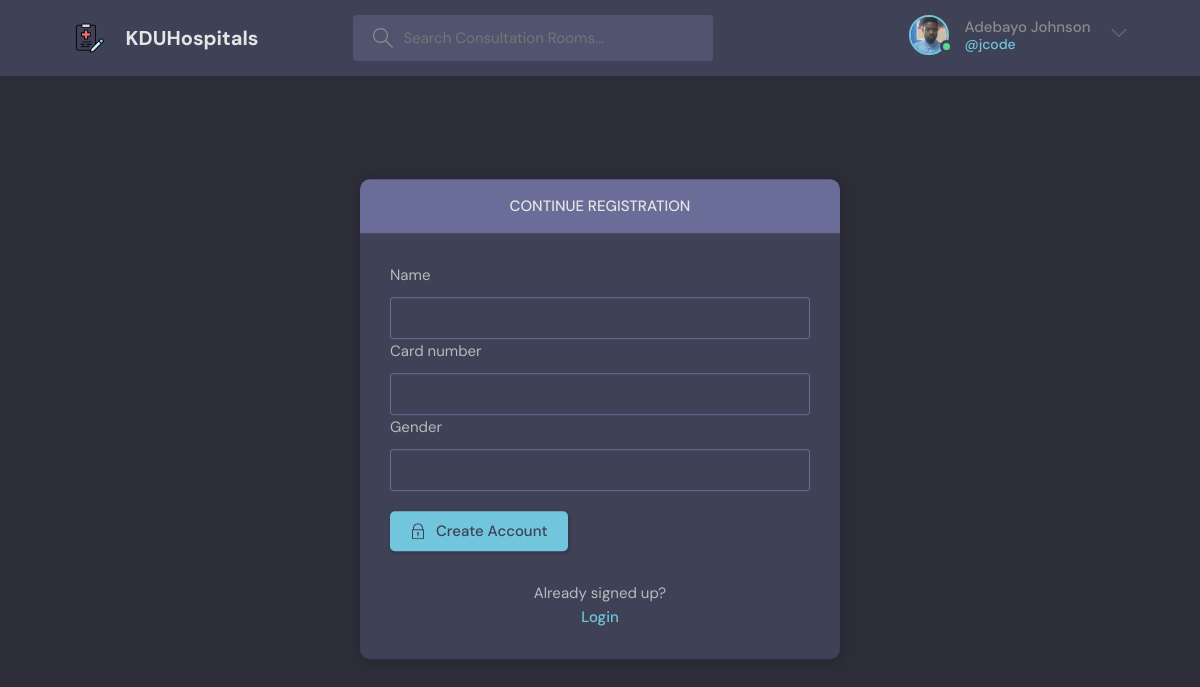
The app's page /create-user/ (signed in) with its own data.
### base/models.py (models this page shows)
class User(AbstractUser):
    name = models.CharField(max_length=200, null=True)
    email = models.EmailField(unique=True, null=True)
    bio = models.TextField(null=True)
    status = models.CharField(null=True,max_length = 20)
    hospital = models.ForeignKey(Hospital, on_delete=models.SET_NULL, null=True)
    specialisation = models.ForeignKey(Specialisation, on_delete=models.SET_NULL, null=True)
    avatar = models.ImageField(null=True, default="avatar.svg")
    certificate = models.ImageField(null=True, default="avatar.svg")
    gender = models.CharField(null=True,max_length = 20)
    card_number = models.CharField(null=True,max_length = 30)
    active = models.CharField(null=True,max_length = 3)
    created = models.DateTimeField(auto_now_add = True, null=True)
    USERNAME_FIELD = 'email'
    REQUIRED_FIELDS = []

### base/views.py (the view)
# urls.py: path('create-user/', views.createUser, name="create-user"),
@login_required(login_url='login')
def createUser(request):
    form = UserForm3()
    if request.method == 'POST':
        form = UserForm3(request.POST)
        if form.is_valid():
            form.save()
            return redirect('home')
    context = {'form': form}
    return render(request,'base/user_register.html', context)

### base/form.py
class UserForm3(ModelForm):
    class Meta:
        model = User
        fields = ['name','card_number','gender']

### base/templates/base/user_register.html (shortened to what this page needs)
{% extends 'main.html' %}
{% block content %}
<main class="auth layout">
    <div class="container">
      <div class="layout__box">
        <div class="layout__boxHeader">
          <div class="layout__boxTitle">
            <h3>Continue registration</h3>
          </div>
        </div>
        <div class="layout__body">
          <form class="form" action="" method="post">
            <div class="form__group form__group">
              {% for field in form %}
              <label for="room_name">{{field.label}}</label>
                {{field}}
                {% endfor %}
            </div>
            <button class="btn btn--main" type="submit">
              Create Account
            </button>
          </form>
          <div class="auth__action">
            <p>Already signed up?</p>
            <a href="{% url 'login' %}" class="btn btn--link">Login</a>
          </div>
        </div>
      </div>
    </div>
  </main>
{% endblock content %}

### templates/navbar.html (shortened to what this page needs)
{% load static %}
<header class="header header--loggedIn">
    <div class="container">
      <a href="{% url 'home' %}" class="header__logo">
        <img src="{% static 'img/medicals.png' %}" />
        <h1>KDUHospitals</h1>
      </a>
      <form class="header__search" method="GET" action="{% url 'home' %}">
        <label>
          <input type="text" name="q" placeholder="Search Consultation Rooms..." />
        </label>
      </form>
      <nav class="header__menu">
        {% if request.user.is_authenticated %}
        <div class="header__user">
          <a href="{% url 'user-profile' request.user.id %}">
            <div class="avatar avatar--medium active">
              <img src="{{request.user.avatar.url}}" />
            </div>
            <p>{{request.user.name}} <span>@{{request.user.username}}</span></p>
          </a>
          <button class="dropdown-button">
            <svg version="1.1" xmlns="http://www.w3.org/2000/svg" width="32" height="32" viewBox="0 0 32 32">
              <title>chevron-down</title>
              <path d="M16 21l-13-13h-3l16 16 16-16h-3l-13 13z"></path>
            </svg>
          </button>
        </div>
        {% else %}
        <a href="{% url 'login' %}">
          <img src="{% static 'img/avatar.svg' %}" />
          <p>Login</p>
        </a>
        {% endif %}
      </nav>
    </div>
  </header>

### templates/main.html (style rules this page uses)
.form__group { position: relative; }

### records on screen
User: user.avatar (picture), user.name "Adebayo Johnson", user.username "jcode"

### other values on screen
{{ field.label }} "Name" "Card number" "Gender"
